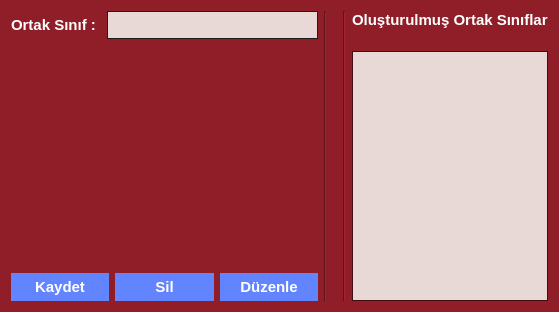
<?xml version="1.0" encoding="UTF-8"?>
<ui version="4.0">
 <class>Form</class>
 <widget class="QWidget" name="Form">
  <property name="geometry">
   <rect>
    <x>0</x>
    <y>0</y>
    <width>559</width>
    <height>312</height>
   </rect>
  </property>
  <property name="font">
   <font>
    <pointsize>11</pointsize>
    <weight>75</weight>
    <bold>true</bold>
   </font>
  </property>
  <property name="windowTitle">
   <string>Form</string>
  </property>
  <property name="styleSheet">
   <string notr="true">/*Copyright (c) DevSec Studio. All rights reserved.

MIT License

Permission is hereby granted, free of charge, to any person obtaining a copy
of this software and associated documentation files (the &quot;Software&quot;), to deal
in the Software without restriction, including without limitation the rights
to use, copy, modify, merge, publish, distribute, sublicense, and/or sell
copies of the Software, and to permit persons to whom the Software is
furnished to do so, subject to the following conditions:

The above copyright notice and this permission notice shall be included in all
copies or substantial portions of the Software.

THE SOFTWARE IS PROVIDED *AS IS*, WITHOUT WARRANTY OF ANY KIND, EXPRESS OR
IMPLIED, INCLUDING BUT NOT LIMITED TO THE WARRANTIES OF MERCHANTABILITY,
FITNESS FOR A PARTICULAR PURPOSE AND NONINFRINGEMENT. IN NO EVENT SHALL THE
AUTHORS OR COPYRIGHT HOLDERS BE LIABLE FOR ANY CLAIM, DAMAGES OR OTHER
LIABILITY, WHETHER IN AN ACTION OF CONTRACT, TORT OR OTHERWISE, ARISING FROM,
OUT OF OR IN CONNECTION WITH THE SOFTWARE OR THE USE OR OTHER DEALINGS IN THE SOFTWARE.
*/

/*-----QWidget-----*/
QWidget
{
	background-color: #8f1e28;
	color: #fff;
	selection-background-color: #aa7e82;
	selection-color: #000;

}


/*-----QLabel-----*/
QLabel
{
	background-color: transparent;
	color: #fff;

}


/*-----QMenuBar-----*/
QMenuBar 
{
	background-color: qlineargradient(spread:repeat, x1:1, y1:0, x2:1, y2:1, stop:0 rgba(70, 70, 70, 255),stop:1 rgba(3, 2, 5, 255));
	color: #fff;

}


QMenuBar::item 
{
	background-color: transparent;
	border-left: 1px solid gray;
	padding: 5px;
	padding-left: 15px;
	padding-right: 15px;

}


QMenuBar::item:selected 
{
	background-color: #af272e;
	border: 1px solid #8f1e28;
	color: #fff;

}


QMenuBar::item:pressed 
{
	background-color: #6e181c;
	border: 1px solid #6e181c;
	color: #fff;

}


/*-----QMenu-----*/
QMenu
{
    background-color: #e8d9d7;
    border: 1px solid #4a5157;
	color: #000;

}


QMenu::item
{
    background-color: transparent;
    padding: 2px 20px 2px 20px;
	min-width: 100px;

}


QMenu::separator
{
   	background-color: #6e181c;
	height: 1px;

}


QMenu::item:disabled
{
    color: #555;
    background-color: transparent;
    padding: 2px 20px 2px 20px;

}


QMenu::item:selected
{
	background-color: #ab7f83;
	border: 1px solid #ab7f83;
	color: #fff;

}


/*-----QPushButton-----*/
QPushButton
{
	background-color: #6384ff;
	color: #fff;
	border: none;
	min-width: 80px;
	padding: 5px;

}


QPushButton::flat
{
	background-color: transparent;
	border: none;
	color: #000;

}


QPushButton::disabled
{
	background-color: #606060;
	color: #959595;
	border: none;

}


QPushButton::hover
{
	background-color: #718fff;
	border: 1px solid #718fff;

}


QPushButton::pressed
{
	background-color: #446cff;
	border: 1px solid #446cff;

}


QPushButton::checked
{
	background-color: #3761ff;
	border: 1px solid #3761ff;

}


/*-----QLineEdit-----*/
QLineEdit
{
	background-color: #e8d9d7;
	color : #000;
	border: 1px solid #1d1d1d;
	padding: 3px;
	padding-left: 5px;

}


/*-----QPlainTExtEdit-----*/
QPlainTextEdit
{
	background-color: #e8d9d7;
	color : #000;
	border: 1px solid #1d1d1d;
	padding: 3px;
	padding-left: 5px;

}


/*-----QToolBox-----*/
QToolBox
{
	background-color: transparent;
	border: 1px solid #410d12;

}


QToolBox::tab
{
	background-color: #640000;
	border: 1px solid #640000;

}


QToolBox::tab:hover
{
	background-color: #640000;
	border: 1px solid #1d1d1d;

}


/*-----QComboBox-----*/
QComboBox
{
    background-color: qlineargradient(spread:repeat, x1:1, y1:0, x2:1, y2:1, stop:0 rgba(70, 70, 70, 255),stop:1 rgba(3, 2, 5, 255));
    padding-left: 6px;
	border: 1px solid #1d1d1d;
    color: #fff;
    height: 20px;

}


QComboBox::disabled
{
	background-color: #404040;
	color: #656565;
	border-color: #051a39;

}


QComboBox:on
{
    background-color: #4a5157;
	color: #fff;

}


QComboBox QAbstractItemView
{
    background-color: #e8d9d7;
    color: #000;
    selection-background-color: #aa7e82;
	selection-color: #fff;
    outline: 0;

}


QComboBox::drop-down
{
	background-color: #4a5157;
    subcontrol-origin: padding;
    subcontrol-position: top right;
    width: 15px;

}


QComboBox::down-arrow
{
    image: url(://arrow-down.png);
    width: 8px;
    height: 8px;

}


/*-----QDoubleSpinBox &amp; QCalendarWidget-----*/
QDoubleSpinBox,
QCalendarWidget QSpinBox 
{
	background-color: qlineargradient(spread:repeat, x1:1, y1:0, x2:1, y2:1, stop:0 rgba(70, 70, 70, 255),stop:1 rgba(3, 2, 5, 255));
	color : #fff;
	border: 1px solid #1d1d1d;
	padding: 3px;
	padding-left: 5px;

}


QDoubleSpinBox::up-button, 
QCalendarWidget QSpinBox::up-button
{
	background-color: #4a5157;
    width: 16px; 
    border-width: 1px;
	border-color: #1d1d1d;

}


QDoubleSpinBox::up-button:hover, 
QCalendarWidget QSpinBox::up-button:hover
{
	background-color: #585858;

}


QDoubleSpinBox::up-button:pressed, 
QCalendarWidget QSpinBox::up-button:pressed
{
	background-color: #252525;
    width: 16px; 
    border-width: 1px;

}


QDoubleSpinBox::up-arrow,
QCalendarWidget QSpinBox::up-arrow
{
    image: url(://arrow-up.png);
    width: 7px;
    height: 7px;

}


QDoubleSpinBox::down-button, 
QCalendarWidget QSpinBox::down-button
{
	background-color: #4a5157;
    width: 16px; 
    border-width: 1px;
	border-color: #1d1d1d;

}


QDoubleSpinBox::down-button:hover, 
QCalendarWidget QSpinBox::down-button:hover
{
	background-color: #585858;

}


QDoubleSpinBox::down-button:pressed, 
QCalendarWidget QSpinBox::down-button:pressed
{
	background-color: #252525;
    width: 16px; 
    border-width: 1px;

}


QDoubleSpinBox::down-arrow,
QCalendarWidget QSpinBox::down-arrow
{
    image: url(://arrow-down.png);
    width: 7px;
    height: 7px;

}


/*-----QGroupBox-----*/
QGroupBox 
{
	background-color: #640000;
    border: 1px solid;
    border-color: #410d12;
    margin-top: 23px;

}


QGroupBox::title  
{
    background-color: #640000;
    color: #fff;
	subcontrol-position: top left;
    subcontrol-origin: margin;
    padding: 5px;
	min-width: 100px;
	border: 1px solid #410d12;
	border-bottom: none;

}


/*-----QHeaderView-----*/
QHeaderView::section
{
    background-color: qlineargradient(spread:repeat, x1:1, y1:0, x2:1, y2:1, stop:0 rgba(70, 70, 70, 255),stop:1 rgba(3, 2, 5, 255));
	border-top: 0px solid gray;
	border-bottom: 0px solid gray;
	border-right: 1px solid gray;
	border-left: 0px solid gray;
    color: #fff;
	padding: 4px;
	
}


QHeaderView::section:disabled
{
    background-color: #525251;
    color: #656565;

}


QHeaderView::section::vertical::first,
QHeaderView::section::vertical::only-one
{
    border-left: 1px solid #003333;

}


QHeaderView::section::vertical
{
    border-left: 1px solid #003333;
}


QHeaderView::section::horizontal::first,
QHeaderView::section::horizontal::only-one
{
    border-left: 1px solid #003333;

}


QHeaderView::section::horizontal
{
    border-left: 1px solid #003333;

}


/*-----QCalendarWidget-----*/
QCalendarWidget QMenu 
{
	width: 100px;
	left: 20px;
	color: #fff;

}


QCalendarWidget QWidget 
{ 
	alternate-background-color: #1d1d1d; 
	border: 1px solid #410d12;
	color: #000;

}


QCalendarWidget QAbstractItemView:enabled 
{
	color: #fff;  
	background-color: #1d1d1d;
	selection-background-color: #8f1e28; 
	selection-color: #fff; 

}


QCalendarWidget QAbstractItemView:disabled 
{ 
	color: #404040; 

}


/*-----QTreeWidget-----*/
QTreeView
{
	show-decoration-selected: 0;
	alternate-background-color: transparent;
	background-color: #e8d9d7;
   	border: 1px solid #410d12;
	color: #000;
	font: 8pt;

}


QTreeView::item:selected
{
	color:#fff;
	background-color: #af272e;
	border-radius: 0px;

}


QTreeView::item:!selected:hover
{
    background-color: #ab7f83;
    border: none;
    color: white;

}


QTreeView::branch:has-children:!has-siblings:closed,
QTreeView::branch:closed:has-children:has-siblings 
{
	image: url(://tree-closed.png);

}


QTreeView::branch:open:has-children:!has-siblings,
QTreeView::branch:open:has-children:has-siblings  
{
	image: url(://tree-open.png);

}


/*-----QListView-----*/
QListView 
{
	background-color: #e8d9d7;
	alternate-background-color: transparent;
    border : none;
    color: #000;
    show-decoration-selected: 1; 
    outline: 0;
   	border: 1px solid #410d12;

}


QListView::disabled 
{
	background-color: #656565;
	color: #1b1b1b;
    border: 1px solid #656565;

}


QListView::item 
{
	background-color: transparent;
    padding: 1px;

}


QListView::item:selected 
{
	background-color: #af272e;
	border: 1px solid #af272e;
	color: #fff;

}


QListView::item:selected:!active 
{
	background-color: #af272e;
	border: 1px solid #af272e;
	color: #fff;

}


QListView::item:selected:active 
{
	background-color: #af272e;
	border: 1px solid #af272e;
	color: #fff;

}


QListView::item:hover {
    background-color: #ab7f83;
    border: none;
    color: #000;

}


/*-----QCheckBox-----*/
QCheckBox
{
	background-color: transparent;
    color: #fff;
	border: none;

}


QCheckBox::indicator
{
    background-color: lightgray;
    border: 1px solid #000;
    width: 12px;
    height: 12px;

}


QCheckBox::indicator:checked
{
    image:url(&quot;./ressources/check.png&quot;);
	background-color: #cd70ff;
    border: 1px solid #3a546e;

}


QCheckBox::indicator:unchecked:hover
{
	border: 1px solid #46a2da; 

}


QCheckBox::disabled
{
	color: #656565;

}


QCheckBox::indicator:disabled
{
	background-color: #656565;
	color: #656565;
    border: 1px solid #656565;

}


/*-----QRadioButton-----*/
QRadioButton 
{
	color: #fff;
	background-color: transparent;

}


QRadioButton::indicator::unchecked:hover 
{
	background-color: #d3d3d3;
	border: 2px solid #462657;
	border-radius: 6px;
}


QRadioButton::indicator::checked 
{
	border: 2px solid #462657;
	border-radius: 6px;
	background-color: #cd70ff;  
	width: 9px; 
	height: 9px; 

}


/*-----QScrollBar-----*/
QScrollBar:vertical 
{
   border: none;
   width: 12px;

}


QScrollBar::handle:vertical 
{
   border: none;
   background-color: qlineargradient(spread:repeat, x1:1, y1:0, x2:1, y2:1, stop:0 rgba(70, 70, 70, 255),stop:1 rgba(3, 2, 5, 255));
   min-height: 80px;
   width : 12px;

}


QScrollBar::handle:vertical:pressed
{
   background-color: qlineargradient(spread:repeat, x1:1, y1:0, x2:1, y2:1, stop:0 rgba(102, 40, 40, 255),stop:0.480769 rgba(64, 19, 19, 255),stop:1 rgba(58, 0, 0, 255));

}


QScrollBar::add-line:vertical
{
   border: none;
   background: transparent;
   height: 0px;
   subcontrol-position: bottom;
   subcontrol-origin: margin;

}


QScrollBar::add-line:vertical:hover 
{
   background-color: transparent;

}


QScrollBar::add-line:vertical:pressed 
{
   background-color: #3f3f3f;

}


QScrollBar::sub-line:vertical
{
   border: none;
   background: transparent;
   height: 0px;

}


QScrollBar::sub-line:vertical:hover 
{
   background-color: transparent;

}


QScrollBar::sub-line:vertical:pressed 
{
   background-color: #3f3f3f;

}


QScrollBar::up-arrow:vertical
{
   width: 0px;
   height: 0px;
   background: transparent;

}


QScrollBar::down-arrow:vertical 
{
   width: 0px;
   height: 0px;
   background: transparent;

}


QScrollBar::add-page:vertical, QScrollBar::sub-page:vertical
{
   background-color: #e8d9d7;
	
}


QScrollBar:horizontal 
{
   border: none;
   height: 12px;

}


QScrollBar::handle:horizontal 
{
   border: none;
   border-radius : 0px;
   background-color: qlineargradient(spread:repeat, x1:1, y1:0, x2:1, y2:1, stop:0 rgba(70, 70, 70, 255),stop:1 rgba(3, 2, 5, 255));
   min-height: 80px;
   height : 12px;

}


QScrollBar::handle:horizontal:pressed
{
   background-color: qlineargradient(spread:repeat, x1:1, y1:0, x2:1, y2:1, stop:0 rgba(102, 40, 40, 255),stop:0.480769 rgba(64, 19, 19, 255),stop:1 rgba(58, 0, 0, 255)); 

}


QScrollBar::add-line:horizontal
{
   border: none;
   background: transparent;
   height: 0px;
   subcontrol-position: bottom;
   subcontrol-origin: margin;

}


QScrollBar::add-line:horizontal:hover 
{
   background-color: transparent;

}


QScrollBar::add-line:horizontal:pressed 
{
   background-color: #3f3f3f;

}


QScrollBar::sub-line:horizontal
{
   border: none;
   background: transparent;
   height: 0px;

}


QScrollBar::sub-line:horizontal:hover 
{
   background-color: transparent;

}


QScrollBar::sub-line:horizontal:pressed 
{
   background-color: #3f3f3f;

}


QScrollBar::up-arrow:horizontal
{
   width: 0px;
   height: 0px;
   background: transparent;

}


QScrollBar::down-arrow:horizontal 
{
   width: 0px;
   height: 0px;
   background: transparent;

}


QScrollBar::add-page:horizontal, QScrollBar::sub-page:horizontal
{
   background-color: #e8d9d7;
	
}


/*-----QProgressBar-----*/
QProgressBar
{
	border: 1px solid #410d12;
    text-align: center;
	color: #000;
	font-weight: bold;

}


QProgressBar::chunk
{
    background-color: #cd70ff;
    margin: 0.5px;

}


/*-----QStatusBar-----*/
QStatusBar
{
	background-color: qlineargradient(spread:repeat, x1:1, y1:0, x2:1, y2:1, stop:0 rgba(70, 70, 70, 255),stop:1 rgba(3, 2, 5, 255));
	color: #ffffff;
	border-color: #051a39;

}


/*-----QSizeGrip-----*/
QSizeGrip 
{
	background-color: image(&quot;./ressources/sizegrip.png&quot;); /*To replace*/
	border: none;

}
</string>
  </property>
  <layout class="QGridLayout" name="gridLayout">
   <item row="0" column="0">
    <layout class="QHBoxLayout" name="horizontalLayout_2" stretch="50,10,0,10,30">
     <item>
      <layout class="QVBoxLayout" name="verticalLayout">
       <item>
        <layout class="QFormLayout" name="formLayout">
         <property name="labelAlignment">
          <set>Qt::AlignRight|Qt::AlignTrailing|Qt::AlignVCenter</set>
         </property>
         <item row="0" column="0">
          <widget class="QLabel" name="label">
           <property name="text">
            <string>Ortak Sınıf : </string>
           </property>
          </widget>
         </item>
         <item row="0" column="1">
          <widget class="QLineEdit" name="le_parent_class"/>
         </item>
        </layout>
       </item>
       <item>
        <spacer name="verticalSpacer">
         <property name="orientation">
          <enum>Qt::Vertical</enum>
         </property>
         <property name="sizeHint" stdset="0">
          <size>
           <width>20</width>
           <height>40</height>
          </size>
         </property>
        </spacer>
       </item>
       <item>
        <layout class="QHBoxLayout" name="horizontalLayout">
         <item>
          <widget class="QPushButton" name="btn_save">
           <property name="text">
            <string>Kaydet</string>
           </property>
          </widget>
         </item>
         <item>
          <widget class="QPushButton" name="btn_delete">
           <property name="text">
            <string>Sil</string>
           </property>
          </widget>
         </item>
         <item>
          <widget class="QPushButton" name="btn_edit">
           <property name="text">
            <string>Düzenle</string>
           </property>
          </widget>
         </item>
        </layout>
       </item>
      </layout>
     </item>
     <item>
      <widget class="Line" name="line">
       <property name="orientation">
        <enum>Qt::Vertical</enum>
       </property>
      </widget>
     </item>
     <item>
      <spacer name="horizontalSpacer">
       <property name="orientation">
        <enum>Qt::Horizontal</enum>
       </property>
       <property name="sizeType">
        <enum>QSizePolicy::Minimum</enum>
       </property>
       <property name="sizeHint" stdset="0">
        <size>
         <width>10</width>
         <height>20</height>
        </size>
       </property>
      </spacer>
     </item>
     <item>
      <widget class="Line" name="line_2">
       <property name="orientation">
        <enum>Qt::Vertical</enum>
       </property>
      </widget>
     </item>
     <item>
      <layout class="QVBoxLayout" name="verticalLayout_2">
       <item>
        <widget class="QLabel" name="label_5">
         <property name="text">
          <string>Oluşturulmuş Ortak Sınıflar</string>
         </property>
        </widget>
       </item>
       <item>
        <spacer name="verticalSpacer_2">
         <property name="orientation">
          <enum>Qt::Vertical</enum>
         </property>
         <property name="sizeHint" stdset="0">
          <size>
           <width>20</width>
           <height>40</height>
          </size>
         </property>
        </spacer>
       </item>
       <item>
        <widget class="QListWidget" name="lw_parent_class">
         <property name="minimumSize">
          <size>
           <width>0</width>
           <height>250</height>
          </size>
         </property>
        </widget>
       </item>
      </layout>
     </item>
    </layout>
   </item>
  </layout>
 </widget>
 <resources/>
 <connections/>
</ui>
